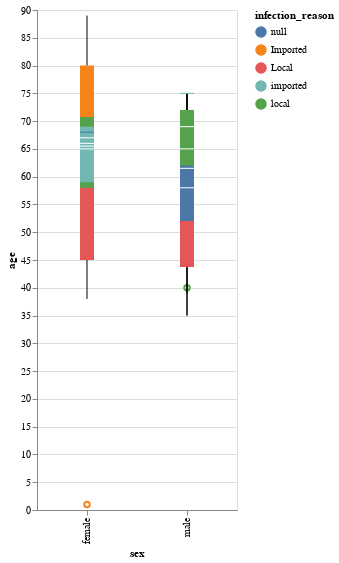

Notebook code cell kept with this figure:
### Code cell
import altair as alt


alt.Chart(df).mark_boxplot().encode(
    alt.X('sex'),
    alt.Y('age'),
    
    alt.Color('infection_reason'),
    alt.OpacityValue(2),
    tooltip = [alt.Tooltip('sex'),
               alt.Tooltip('state'),
               alt.Tooltip('province'),
               alt.Tooltip('infection_reason'),
               alt.Tooltip('country')
               
              ]
    
).interactive().properties(
    width=200,
    height=500
)

### Figure 1 — Vega-Lite specification as saved in the notebook (floating-point values rounded to 4 significant figures; data arrays with more than 128 entries replaced by an {"elided": "..."} marker saying what was removed)
{"config": {"view": {"continuousWidth": 400, "continuousHeight": 300}}, "data": {"name": "data-46ca6f403dd97af9765490b93d0526ba"}, "mark": "boxplot", "encoding": {"color": {"type": "nominal", "field": "infection_reason"}, "opacity": {"value": 2}, "tooltip": [{"type": "nominal", "field": "sex"}, {"type": "nominal", "field": "state"}, {"type": "nominal", "field": "province"}, {"type": "nominal", "field": "infection_reason"}, {"type": "nominal", "field": "country"}], "x": {"type": "nominal", "field": "sex"}, "y": {"type": "quantitative", "field": "age"}}, "height": 500, "selection": {"selector022": {"type": "interval", "bind": "scales", "encodings": ["x", "y"]}}, "width": 200, "$schema": "https://vega.github.io/schema/vega-lite/v4.8.1.json", "datasets": {"data-46ca6f403dd97af9765490b93d0526ba": {"elided": "1184 records"}}}
